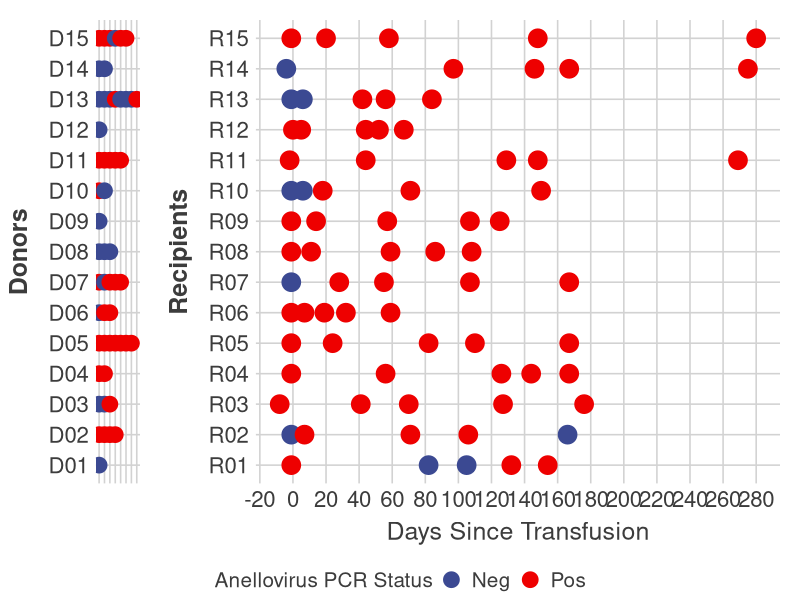
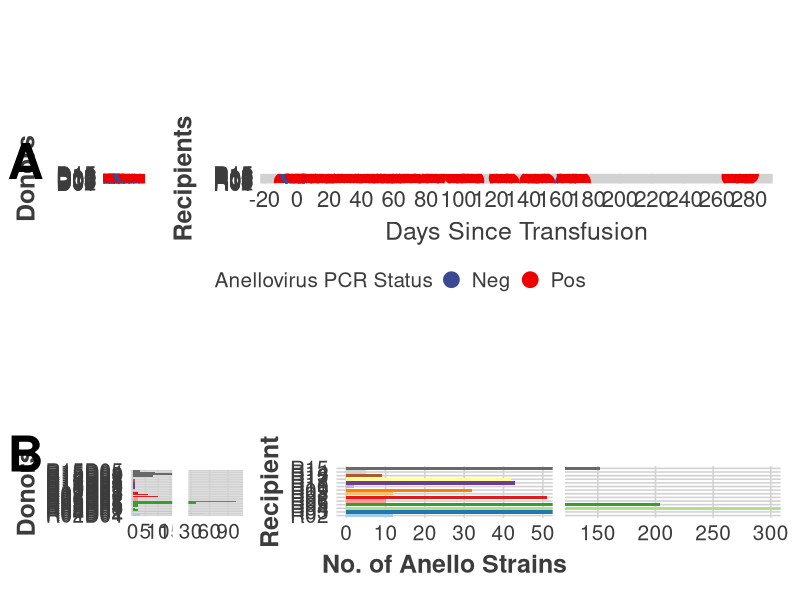
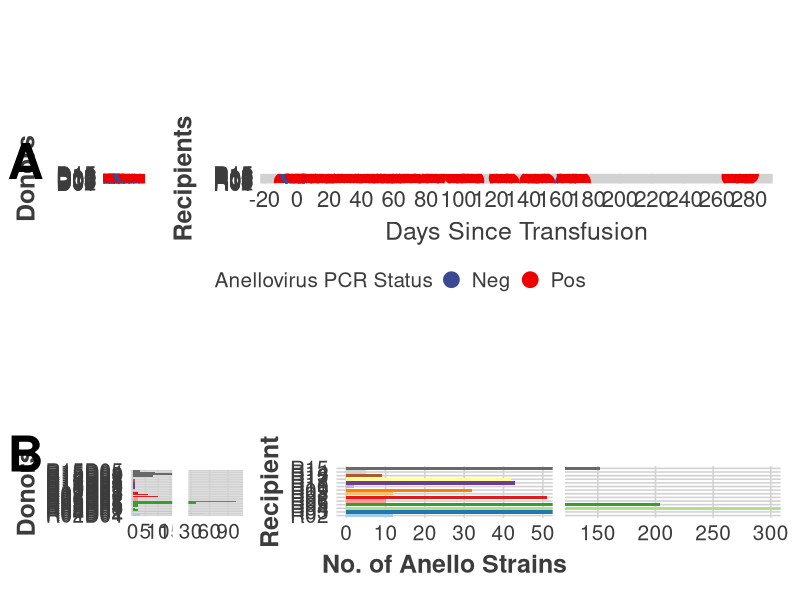

Generate these figures, in order, with R:
## ---- chunk 1
knitr::opts_chunk$set(echo = TRUE)

library(dplyr)
library(ggplot2)
library(reshape2)
library(ggthemes)
library(ggpubr)
library(ggsci)
library(here)
library(magrittr)
library(patchwork)
## ---- chunk 2
timeline_metadata_df <- read.csv(here("data",
                                      "figure_1",
                                      "RingTx_transfusion1_metadata.csv"), header = TRUE)
timeline_metadata_df %<>% mutate(transfusion_set = gsub("^(R\\d{2})[T|D]\\d{2}.*", "\\1", RING_ID))
timeline_metadata_m <- timeline_metadata_df %>%
  filter(!(is.na(RING_ID))) %>% 
  distinct(RING_ID, day_of_draw, .keep_all = TRUE) %>%
  melt(id.vars = c("RING_ID", "transfusion_set"), measure.vars = c("day_of_draw")) %>%
  mutate(timepoint = case_when(grepl("D\\d{2}", RING_ID) ~ "donor",
                               TRUE ~ gsub("^R\\d{2}(T\\d{2})", "\\1", RING_ID)))

## Add some other metadata here some breakdowns about our patients (i.e. Sex or Age)
donor_recip_metadata_df <- read.csv(here("data",
                                         "figure_1",
                                         "RingTx_transfusion1_donor_recip_metadata.csv"), header = TRUE)
donor_recip_metadata_df %<>% mutate(category = case_when(grepl("R\\d{2}D\\d{2}", ID) ~ "donor",
                                                         TRUE ~ "recipient"))
donor_recip_metadata_df %<>% mutate(subject = gsub("^(R\\d{2})[T|D].*", "\\1", ID))
donor_recip_metadata_df %<>%   mutate(timepoint = case_when(grepl("D\\d{2}", ID) ~ "donor",
                               TRUE ~ gsub("^R\\d{2}(T\\d{2})", "\\1", ID)))

timeline_metadata_df %>% head()
donor_recip_metadata_df %>% head()
## ---- chunk 3

p1 <- donor_recip_metadata_df %>% 
  mutate(timepoint = gsub("^R\\d{2}([T|D]\\d{2}).*", "\\1", ID)) %>%
  filter(grepl("D\\d{2}", timepoint)) %>%
  mutate(subject = gsub("R(\\d{2})", "D\\1", subject)) %>%
  group_by(subject) %>%
  ggplot(aes(x = timepoint, y = subject, color = Anello.Status)) +
    geom_point(size = 5) +
    theme_fivethirtyeight() +
    ylab("Donors") + 
    scale_color_aaas(name = "Anellovirus PCR Status") +
    theme(plot.background = element_rect(fill = "white"),
          panel.background = element_rect(fill = "white"),
          strip.background.x = element_rect(fill = "white"),
          legend.background = element_rect(fill = "white"),
          legend.key = element_rect(fill = "white"),
          axis.text.x = element_blank(),
          axis.text.y = element_text(size = 16),
          axis.title.y = element_text(size = 18, face = "bold", vjust = 3),
          axis.title.x = element_blank(),
          legend.title = element_text(size = 15),
          legend.text = element_text(size = 15),
          legend.position = "none",
          plot.margin = unit(c(0.5, 0, 0, 0), "cm"))

p2 <- timeline_metadata_m %>%
  filter(timepoint != "donor") %>%
  left_join(donor_recip_metadata_df, by = c("RING_ID" = "ID")) %>%
  ggplot(aes(x = value, y = transfusion_set, color = Anello.Status)) +
    geom_point(size = 6) +
    xlab("Days Since Transfusion") +
    ylab("Recipients") +
    theme_fivethirtyeight() +
    scale_color_aaas(name = "Anellovirus PCR Status") +
    scale_x_continuous(breaks = seq(-20, 280, by = 20)) +
    theme(plot.background = element_rect(fill = "white"),
          panel.background = element_rect(fill = "white"),
          strip.background.x = element_rect(fill = "white"),
          legend.background = element_rect(fill = "white"),
          legend.key = element_rect(fill = "white"),
          axis.text.x = element_text(size = 16),
          axis.text.y = element_text(size = 16),
          axis.title = element_text(size = 18),
          axis.title.y = element_text(size = 18, face = "bold", vjust = 3),
          axis.title.x = element_text(vjust = -0.08),
          legend.title = element_text(size = 15),
          legend.text = element_text(size = 15),
          legend.position = "bottom")

g1 <- ggarrange(p1, p2, common.legend = T, legend = "bottom", align = "hv", ncol = 2, widths = c(.2, .8))
g1
## ---- chunk 4
transfusion_1_contig_orf1_stats <- read.csv(here("data",
                                                 "figure_1",
                                                 "RingTx_transfusion1_contig_and_orf_stats.csv"), header = TRUE)
transfusion_1_contig_orf1_stats %<>% mutate(transf_set = gsub("^(R\\d{2})[T|D].*", "\\1", RING_ID))
transfusion_1_contig_orf1_stats %<>% mutate(subject = case_when(grepl("R\\d{2}D\\d{2}", RING_ID) ~ RING_ID,
                                                                TRUE ~ gsub("^(R\\d{2})[T|D].*", "\\1", RING_ID)))
transfusion_1_contig_orf1_stats %<>% mutate(time_point = case_when(grepl("R\\d{2}D\\d{2}", RING_ID) ~ gsub("R\\d{2}(D\\d{2})", "\\1", RING_ID),
                                                                   TRUE ~ gsub("R\\d{2}(T\\d{2})", "\\1", RING_ID)))
transfusion_1_contig_orf1_stats %<>% mutate(category = case_when(grepl("R\\d{2}D\\d{2}", RING_ID) ~ "donor",
                                                                 TRUE ~ "recipient"))

transfusion_1_contig_orf1_stats %>% head()
## ---- chunk 5

color_palette <- c('#a6cee3','#1f78b4','#b2df8a','#33a02c','#fb9a99',
                   '#e31a1c','#fdbf6f','#ff7f00','#cab2d6','#6a3d9a',
                   '#ffff99','#b15928','lightgrey','dimgrey')

recip_histo_p_low <- transfusion_1_contig_orf1_stats %>%
  filter(category == "recipient" & subject != "R01") %>%
  ggplot(aes(x = anello_orf1, y = subject, fill = subject, order = rev(time_point))) +
    geom_bar(stat = "identity", position = position_stack(reverse = TRUE)) +
    theme_fivethirtyeight() +
    scale_fill_manual(values = color_palette) +
    coord_cartesian(xlim = c(0,50)) +
    xlab("No. of Anello Strains") +
    ylab("Recipient") +
    theme(plot.background = element_rect(fill = "white"),
          panel.background = element_rect(fill = "white"),
          strip.background.x = element_rect(fill = "white"),
          legend.background = element_rect(fill = "white"),
          axis.text.x = element_text(size = 15),
          axis.text.y = element_text(size = 15),
          axis.title = element_text(size = 18, face = "bold"),
          axis.title.y = element_text(vjust = 1.5),
          axis.title.x = element_text(vjust = -0.05),
          strip.text = element_text(size = 15, face = "bold"),
          legend.position = "none",
          legend.direction = "vertical",
          legend.title = element_text(size = 15),
          legend.text= element_text(size = 13))

recip_histo_p_high <- transfusion_1_contig_orf1_stats %>%
  filter(category == "recipient" & subject != "R01") %>%
  ggplot(aes(x = anello_orf1, y = subject, fill = subject, order = rev(time_point))) +
  geom_bar(stat = "identity", position = position_stack(reverse = TRUE)) +
  theme_fivethirtyeight() +
  scale_fill_manual(values = color_palette) +
  coord_cartesian(xlim = c(130, 300)) +
  xlab("No. of Anello Strains") +
  ylab("Recipient") +
  theme(plot.background = element_rect(fill = "white"),
        panel.background = element_rect(fill = "white"),
        strip.background.x = element_rect(fill = "white"),
        legend.background = element_rect(fill = "white"),
        axis.text.x = element_text(size = 15),
        axis.text.y = element_blank(),
        axis.title = element_blank(),
        strip.text = element_text(size = 15, face = "bold"),
        legend.position = "none",
        legend.direction = "vertical",
        legend.title = element_text(size = 15),
        legend.text= element_text(size = 13),
        plot.margin = unit(c(0, 3, 0, -3), "mm"))

recip_orf_count_p <- ggarrange(recip_histo_p_low, recip_histo_p_high, align = "h", widths = c(.6, .4))

dcolor_palette <- c("#a6cee3", "#b2df8a", "#33a02c", "#fb9a99", "#e31a1c",
                    "#cab2d6", "#6a3d9a", "#b15928", 'lightgrey','dimgrey')

donor_histo_p_low <- transfusion_1_contig_orf1_stats %>%
  filter(category == "donor" & anello_orf1 > 0) %>%
  ggplot(aes(x = anello_orf1, y = subject, fill = transf_set)) +
  geom_bar(stat = "identity", position = position_stack(reverse = TRUE)) +
  theme_fivethirtyeight() +
  scale_fill_manual(name = "", values = dcolor_palette) +
  coord_cartesian(xlim = c(0,15)) +
  scale_x_continuous(breaks = seq(0, 15, by=5)) +
  xlab("No. of Anello Lineages") +
  ylab("Donors") +
  theme(plot.background = element_rect(fill = "white"),
        panel.background = element_rect(fill = "white"),
        strip.background.x = element_rect(fill = "white"),
        legend.background = element_rect(fill = "white"),
        axis.text.x = element_text(size = 15),
        axis.text.y = element_text(size = 15),
        axis.title = element_blank(),
        axis.title.y = element_text(size = 18, face = "bold", vjust = 1.5),
        strip.text = element_text(size = 15, face = "bold"),
        legend.position = "none",
        legend.title = element_text(size = 15),
        legend.text= element_text(size = 13),
        plot.margin = unit(c(0, 0, 0, 3), "mm"))

donor_histo_p_high <- transfusion_1_contig_orf1_stats %>%
  filter(category == "donor" & anello_orf1 > 0) %>%
  ggplot(aes(x = anello_orf1, y = subject, fill = transf_set)) +
  geom_bar(stat = "identity", position = position_stack(reverse = TRUE)) +
  theme_fivethirtyeight() +
  scale_fill_manual(name = "", values = dcolor_palette) +
  coord_cartesian(xlim = c(30,110)) + 
  scale_x_continuous(breaks = seq(30,110, by=30)) +
  theme(plot.background = element_rect(fill = "white"),
        panel.background = element_rect(fill = "white"),
        strip.background.x = element_rect(fill = "white"),
        legend.background = element_rect(fill = "white"),
        axis.text.x = element_text(size = 15),
        axis.text.y = element_blank(),
        axis.title = element_blank(),
        strip.text = element_text(size = 15, face = "bold"),
        legend.position = "none",
        legend.title = element_text(size = 15),
        legend.text= element_text(size = 13),
        plot.margin = unit(c(6, 0, 12.5, 3), "mm"))

donor_orf_count_p <- ggarrange(donor_histo_p_low, donor_histo_p_high, align = "h", widths = c(.7, .3))

g2 <- ggarrange(donor_orf_count_p, recip_orf_count_p, align = "h", widths = c(.3, .7))

layout <- "
####
AAAA
####
BBBB
"

g1 / g2 + plot_annotation(tag_levels = 'A') + plot_layout(design = layout) & theme(plot.tag = element_text(size = 36))
ggsave(here("figures",
            "figure_2AB.pdf"), units = "mm", height = 275, width = 650, device = cairo_pdf, scale = 1)
